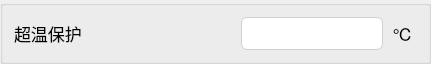
         <widget class="QGroupBox" name="groupBox_24">
          <property name="minimumSize">
           <size>
            <width>0</width>
            <height>64</height>
           </size>
          </property>
          <property name="maximumSize">
           <size>
            <width>16777215</width>
            <height>64</height>
           </size>
          </property>
          <property name="title">
           <string/>
          </property>
          <layout class="QHBoxLayout" name="horizontalLayout_33" stretch="7,5,1">
           <item>
            <widget class="QLabel" name="label_65">
             <property name="minimumSize">
              <size>
               <width>221</width>
               <height>31</height>
              </size>
             </property>
             <property name="font">
              <font>
               <pointsize>13</pointsize>
              </font>
             </property>
             <property name="text">
              <string>超温保护</string>
             </property>
             <property name="alignment">
              <set>Qt::AlignLeading|Qt::AlignLeft|Qt::AlignVCenter</set>
             </property>
            </widget>
           </item>
           <item>
            <widget class="MyLineEdit" name="h16905">
             <property name="minimumSize">
              <size>
               <width>0</width>
               <height>31</height>
              </size>
             </property>
             <property name="styleSheet">
              <string notr="true">QLineEdit {
    /* 苹果风格的数据展示LineEdit */
    border: 1px solid #D0D0D0;                  /* 浅灰色边框，模仿macOS的细边框 */
    border-radius: 6px;                         /* 圆角，符合macOS设计 */
    padding: 8px 12px;                         /* 内边距，提供舒适的阅读空间 */
    background-color: #FFFFFF;                 /* 白色背景 */
    color: #333333;                            /* 深灰色文字，提高可读性 */
    font-family: &quot;SF Pro Text&quot;, &quot;Helvetica Neue&quot;, &quot;Lucida Grande&quot;, sans-serif; /* macOS系统字体栈 */
    font-size: 14px;                           /* 默认字体大小 */
    selection-background-color: #007AFF;       /* 选中文本高亮色 (macOS蓝色) */
    selection-color: #FFFFFF;                  /* 选中文本颜色 (白色) */

    /* 只读状态下的特殊样式 */
    /* 注意：Qt中通常使用 setReadOnly(true) 来实现只读，但QSS可以定义其外观 */
}

/* 当LineEdit获得焦点时 (对于数据展示框，如果不需要焦点效果，可以省略或弱化) */
QLineEdit:focus {
    border: 1px solid #007AFF;                 /* 获得焦点时边框变为蓝色 */
    /* 如果作为纯展示框，也可以移除焦点边框变化 */
    /* border: 1px solid #D0D0D0; */
}

/* 禁用状态下的样式 (如果用于展示不可变数据) */
QLineEdit:disabled {
    background-color: #F5F5F7;                 /* macOS禁用元素背景色 */
    color: #A0A0A0;                            /* 禁用文字颜色 */
    border: 1px solid #E0E0E0;                 /* 禁用边框颜色 */
}</string>
             </property>
             <property name="readOnly">
              <bool>true</bool>
             </property>
            </widget>
           </item>
           <item>
            <widget class="QLabel" name="label_66">
             <property name="minimumSize">
              <size>
               <width>0</width>
               <height>31</height>
              </size>
             </property>
             <property name="font">
              <font>
               <pointsize>13</pointsize>
              </font>
             </property>
             <property name="text">
              <string>℃</string>
             </property>
             <property name="alignment">
              <set>Qt::AlignCenter</set>
             </property>
            </widget>
           </item>
          </layout>
         </widget>
